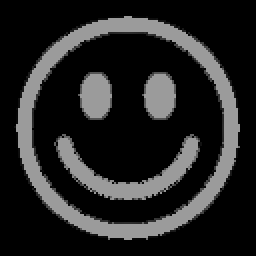
%> input picture original.png, 128 x 128 px (shown 2 times larger)
$ octave hiding.m   (GNU Octave 9; MATLAB toolbox functions it lacks are replaced by stand-ins)
%> lines starting %> are read from the running program, lines starting %| are printed output that depends on the picture; in (x1, y1, x2, y2) boxes, pixels count from 0 and x2, y2 are one past the last pixel; in counts of white or black regions, pixels touching at a corner belong together; the program's own positions count from 1
### my_dct2.m
function b=my_dct2(arg1)

[m, n] = size(arg1);
% Basic algorithm.
if (nargin == 1)
  if (m > 1) && (n > 1)
    b = dct(dct(arg1).').';
    return;
  else
    mrows = m;
    ncols = n;
  end
end

% Padding for vector input.
a = arg1;
if nargin==2, ncols = mrows(2); mrows = mrows(1); end
mpad = mrows; npad = ncols;
if m == 1 && mpad > m, a(2, 1) = 0; m = 2; end
if n == 1 && npad > n, a(1, 2) = 0; n = 2; end
if m == 1, mpad = npad; npad = 1; end   % For row vector.

% Transform.

b = dct(a, mpad);
if m > 1 && n > 1, b = dct(b.', npad).'; end

### my_idct2.m
function a = my_idct2(arg1)

[m, n] = size(arg1);
% Basic algorithm.
if (nargin == 1)
  if (m > 1) && (n > 1)
    a = idct(idct(arg1).').';
    return;
  else
    mrows = m;
    ncols = n;
  end
end

% Padding for vector input.

b = arg1;
if nargin==2
    ncols = mrows(2);
    mrows = mrows(1);
end

mpad = mrows; npad = ncols;
if m == 1 && mpad > m, b(2, 1) = 0; m = 2; end
if n == 1 && npad > n, b(1, 2) = 0; n = 2; end
if m == 1, mpad = npad; npad = 1; end   % For row vector.

% Transform.

a = idct(b, mpad);
if m > 1 && n > 1, a = idct(a.', npad).'; end

### hiding.m
% Hiding image code
clc;
clear all;
close all;
a = imread("original.png"); % image to be compressed
%> a is the input picture: size 128x128 uint8; min 0, max 155, mean 36.4
b = imread("cameraman.tif"); % image to hide in another image
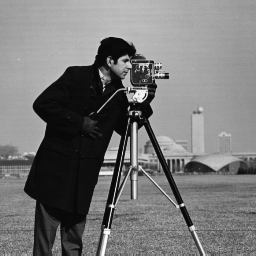
%> input picture cameraman.tif, 256 x 256 px
%> b is the input picture: size 256x256 uint8; min 7, max 253, mean 118.7
subplot(1,2,1);
imshow(a); % original image
title("Original image");
sgtitle("Image Hiding",'Color','blue');
ba = imbinarize(a); % conversion of image into binary
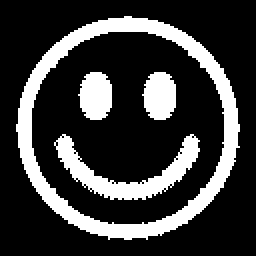
%> ba: size 128x128 logical (shown 2 times larger); 22.9% white; 4 white regions, box (x1, y1, x2, y2) and area: (8, 8, 120, 120) 2331, (27, 67, 100, 100) 775, (39, 36, 56, 60) 324, (71, 36, 88, 60) 324
[m,n]=size(ba);
%> m = 128; n = 128
a1 = [ba, zeros(256-m,256-n);zeros(256-m,256)]; % zero padding
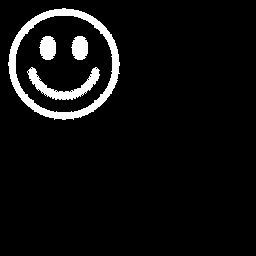
%> a1: size 256x256 double; values 0 (black) and 1 (white), 5.7% white; 4 white regions, box (x1, y1, x2, y2) and area: (8, 8, 120, 120) 2331, (27, 67, 100, 100) 775, (39, 36, 56, 60) 324, (71, 36, 88, 60) 324
dct_b = my_dct2(double(b));
%> in my_dct2, `b = dct(dct(arg1).').';`:
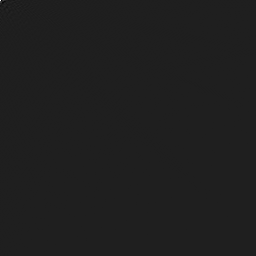
%> b: size 256x256 double; min -4225.8, max 30393.5, mean 0.6; drawn with min black and max white
sum = double(a1) + dct_b; % addition of two images
idct_sum = my_idct2(double(sum));
idct_sum = uint8(idct_sum);
subplot(1,2,2)
imshow(idct_sum);
title('Hidden image');
imwrite(idct_sum,'hidden.png');
